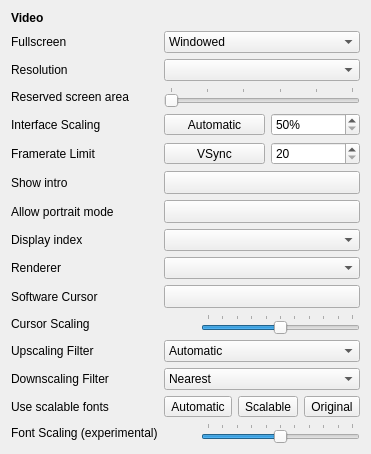
         <widget class="QWidget" name="scrollAreaWidgetContentsVideo">
          <layout class="QGridLayout" name="gridLayoutVideo" columnstretch="20,5,5,5,5,10">
           <item row="8" column="1" colspan="3">
            <widget class="QToolButton" name="buttonVSync">
             <property name="sizePolicy">
              <sizepolicy hsizetype="Minimum" vsizetype="Fixed">
               <horstretch>0</horstretch>
               <verstretch>0</verstretch>
              </sizepolicy>
             </property>
             <property name="text">
              <string>VSync</string>
             </property>
             <property name="checkable">
              <bool>true</bool>
             </property>
            </widget>
           </item>
           <item row="15" column="0">
            <widget class="QLabel" name="labelScalingCursor">
             <property name="text">
              <string>Cursor Scaling</string>
             </property>
            </widget>
           </item>
           <item row="8" column="0">
            <widget class="QLabel" name="labelFramerateLimit">
             <property name="text">
              <string>Framerate Limit</string>
             </property>
            </widget>
           </item>
           <item row="19" column="0">
            <widget class="QLabel" name="labelScalingFont">
             <property name="text">
              <string>Font Scaling (experimental)</string>
             </property>
            </widget>
           </item>
           <item row="10" column="1" colspan="5">
            <widget class="QToolButton" name="buttonShowIntro">
             <property name="sizePolicy">
              <sizepolicy hsizetype="Minimum" vsizetype="Fixed">
               <horstretch>0</horstretch>
               <verstretch>0</verstretch>
              </sizepolicy>
             </property>
             <property name="text">
              <string />
             </property>
             <property name="checkable">
              <bool>true</bool>
             </property>
            </widget>
           </item>
           <item row="13" column="1" colspan="5">
            <widget class="QComboBox" name="comboBoxRendererType" />
           </item>
           <item row="16" column="1" colspan="5">
            <widget class="QComboBox" name="comboBoxUpscalingFilter">
             <item>
              <property name="text">
               <string>Automatic</string>
              </property>
             </item>
             <item>
              <property name="text">
               <string>None</string>
              </property>
             </item>
             <item>
              <property name="text">
               <string>xBRZ x2</string>
              </property>
             </item>
             <item>
              <property name="text">
               <string>xBRZ x3</string>
              </property>
             </item>
             <item>
              <property name="text">
               <string>xBRZ x4</string>
              </property>
             </item>
            </widget>
           </item>
           <item row="8" column="4" colspan="2">
            <widget class="QSpinBox" name="spinBoxFramerateLimit">
             <property name="minimum">
              <number>20</number>
             </property>
             <property name="maximum">
              <number>1000</number>
             </property>
             <property name="singleStep">
              <number>10</number>
             </property>
            </widget>
           </item>
           <item row="5" column="0">
            <widget class="QLabel" name="labelInterfaceScaling">
             <property name="text">
              <string>Interface Scaling</string>
             </property>
            </widget>
           </item>
           <item row="5" column="1" colspan="3">
            <widget class="QToolButton" name="buttonScalingAuto">
             <property name="sizePolicy">
              <sizepolicy hsizetype="Minimum" vsizetype="Fixed">
               <horstretch>0</horstretch>
               <verstretch>0</verstretch>
              </sizepolicy>
             </property>
             <property name="text">
              <string>Automatic</string>
             </property>
             <property name="checkable">
              <bool>true</bool>
             </property>
            </widget>
           </item>
           <item row="17" column="0">
            <widget class="QLabel" name="labelDownscalingFilter">
             <property name="text">
              <string>Downscaling Filter</string>
             </property>
            </widget>
           </item>
           <item row="15" column="2" colspan="4">
            <widget class="QSlider" name="sliderScalingCursor">
             <property name="minimum">
              <number>10</number>
             </property>
             <property name="maximum">
              <number>30</number>
             </property>
             <property name="singleStep">
              <number>1</number>
             </property>
             <property name="pageStep">
              <number>2</number>
             </property>
             <property name="value">
              <number>20</number>
             </property>
             <property name="sliderPosition">
              <number>20</number>
             </property>
             <property name="orientation">
              <enum>Qt::Horizontal</enum>
             </property>
             <property name="tickPosition">
              <enum>QSlider::TicksAbove</enum>
             </property>
             <property name="tickInterval">
              <number>2</number>
             </property>
            </widget>
           </item>
           <item row="16" column="0">
            <widget class="QLabel" name="labelUpscalingFilter">
             <property name="text">
              <string>Upscaling Filter</string>
             </property>
            </widget>
           </item>
           <item row="12" column="1" colspan="5">
            <widget class="QComboBox" name="comboBoxDisplayIndex" />
           </item>
           <item row="15" column="1">
            <widget class="QLabel" name="labelScalingCursorValue" />
           </item>
           <item row="5" column="4" colspan="2">
            <widget class="QSpinBox" name="spinBoxInterfaceScaling">
             <property name="suffix">
              <string notr="true">%</string>
             </property>
             <property name="minimum">
              <number>50</number>
             </property>
             <property name="maximum">
              <number>400</number>
             </property>
             <property name="singleStep">
              <number>10</number>
             </property>
            </widget>
           </item>
           <item row="3" column="0">
            <widget class="QLabel" name="labelResolution">
             <property name="text">
              <string>Resolution</string>
             </property>
            </widget>
           </item>
           <item row="12" column="0">
            <widget class="QLabel" name="labelDisplayIndex">
             <property name="text">
              <string>Display index</string>
             </property>
            </widget>
           </item>
           <item row="14" column="0">
            <widget class="QLabel" name="labelCursorType">
             <property name="text">
              <string>Software Cursor</string>
             </property>
            </widget>
           </item>
           <item row="18" column="1" colspan="2">
            <widget class="QToolButton" name="buttonFontAuto">
             <property name="sizePolicy">
              <sizepolicy hsizetype="Minimum" vsizetype="Fixed">
               <horstretch>0</horstretch>
               <verstretch>0</verstretch>
              </sizepolicy>
             </property>
             <property name="text">
              <string>Automatic</string>
             </property>
             <property name="checkable">
              <bool>true</bool>
             </property>
             <property name="autoExclusive">
              <bool>true</bool>
             </property>
             <attribute name="buttonGroup">
              <string notr="true">buttonGroupFonts</string>
             </attribute>
            </widget>
           </item>
           <item row="11" column="0">
            <widget class="QLabel" name="labelAllowPortrait">
             <property name="text">
              <string>Allow portrait mode</string>
             </property>
            </widget>
           </item>
           <item row="18" column="3" colspan="2">
            <widget class="QToolButton" name="buttonFontScalable">
             <property name="sizePolicy">
              <sizepolicy hsizetype="Minimum" vsizetype="Fixed">
               <horstretch>0</horstretch>
               <verstretch>0</verstretch>
              </sizepolicy>
             </property>
             <property name="text">
              <string>Scalable</string>
             </property>
             <property name="checkable">
              <bool>true</bool>
             </property>
             <property name="autoExclusive">
              <bool>true</bool>
             </property>
             <attribute name="buttonGroup">
              <string notr="true">buttonGroupFonts</string>
             </attribute>
            </widget>
           </item>
           <item row="10" column="0">
            <widget class="QLabel" name="labelShowIntro">
             <property name="text">
              <string>Show intro</string>
             </property>
            </widget>
           </item>
           <item row="0" column="0">
            <widget class="QLabel" name="labelVideo">
             <property name="font">
              <font>
               <bold>true</bold>
              </font>
             </property>
             <property name="text">
              <string>Video</string>
             </property>
             <property name="margin">
              <number>5</number>
             </property>
            </widget>
           </item>
           <item row="18" column="5">
            <widget class="QToolButton" name="buttonFontOriginal">
             <property name="sizePolicy">
              <sizepolicy hsizetype="Minimum" vsizetype="Fixed">
               <horstretch>0</horstretch>
               <verstretch>0</verstretch>
              </sizepolicy>
             </property>
             <property name="text">
              <string>Original</string>
             </property>
             <property name="checkable">
              <bool>true</bool>
             </property>
             <property name="autoExclusive">
              <bool>true</bool>
             </property>
             <attribute name="buttonGroup">
              <string notr="true">buttonGroupFonts</string>
             </attribute>
            </widget>
           </item>
           <item row="18" column="0">
            <widget class="QLabel" name="labelFonts">
             <property name="text">
              <string>Use scalable fonts</string>
             </property>
            </widget>
           </item>
           <item row="4" column="1" colspan="5">
            <widget class="QSlider" name="sliderReservedArea">
             <property name="maximum">
              <number>25</number>
             </property>
             <property name="orientation">
              <enum>Qt::Horizontal</enum>
             </property>
             <property name="tickPosition">
              <enum>QSlider::TicksAbove</enum>
             </property>
             <property name="tickInterval">
              <number>5</number>
             </property>
            </widget>
           </item>
           <item row="19" column="2" colspan="4">
            <widget class="QSlider" name="sliderScalingFont">
             <property name="minimum">
              <number>10</number>
             </property>
             <property name="maximum">
              <number>30</number>
             </property>
             <property name="singleStep">
              <number>1</number>
             </property>
             <property name="pageStep">
              <number>2</number>
             </property>
             <property name="value">
              <number>20</number>
             </property>
             <property name="sliderPosition">
              <number>20</number>
             </property>
             <property name="orientation">
              <enum>Qt::Horizontal</enum>
             </property>
             <property name="tickPosition">
              <enum>QSlider::TicksAbove</enum>
             </property>
             <property name="tickInterval">
              <number>2</number>
             </property>
            </widget>
           </item>
           <item row="11" column="1" colspan="5">
            <widget class="QToolButton" name="buttonAllowPortrait">
             <property name="sizePolicy">
              <sizepolicy hsizetype="Minimum" vsizetype="Fixed">
               <horstretch>0</horstretch>
               <verstretch>0</verstretch>
              </sizepolicy>
             </property>
             <property name="text">
              <string />
             </property>
             <property name="checkable">
              <bool>true</bool>
             </property>
            </widget>
           </item>
           <item row="2" column="0">
            <widget class="QLabel" name="labelFullScreen">
             <property name="text">
              <string>Fullscreen</string>
             </property>
            </widget>
           </item>
           <item row="13" column="0">
            <widget class="QLabel" name="labelRendererType">
             <property name="text">
              <string>Renderer</string>
             </property>
            </widget>
           </item>
           <item row="17" column="1" colspan="5">
            <widget class="QComboBox" name="comboBoxDownscalingFilter">
             <item>
              <property name="text">
               <string>Nearest</string>
              </property>
             </item>
             <item>
              <property name="text">
               <string>Linear</string>
              </property>
             </item>
             <item>
              <property name="text">
               <string>Automatic (Linear)</string>
              </property>
             </item>
            </widget>
           </item>
           <item row="4" column="0">
            <widget class="QLabel" name="labelReservedArea">
             <property name="text">
              <string>Reserved screen area</string>
             </property>
            </widget>
           </item>
           <item row="3" column="1" colspan="5">
            <widget class="QComboBox" name="comboBoxResolution" />
           </item>
           <item row="14" column="1" colspan="5">
            <widget class="QToolButton" name="buttonCursorType">
             <property name="sizePolicy">
              <sizepolicy hsizetype="Minimum" vsizetype="Fixed">
               <horstretch>0</horstretch>
               <verstretch>0</verstretch>
              </sizepolicy>
             </property>
             <property name="text">
              <string />
             </property>
             <property name="checkable">
              <bool>true</bool>
             </property>
            </widget>
           </item>
           <item row="2" column="1" colspan="5">
            <widget class="QComboBox" name="comboBoxFullScreen">
             <property name="toolTip">
              <string>Select a display mode for the game

Windowed - the game will run inside a window that covers part of your screen.

Borderless Windowed Mode - the game will run in a full-screen window, matching your screen's resolution.

Fullscreen Exclusive Mode - the game will cover the entirety of your screen and will use selected resolution.</string>
             </property>
             <property name="currentIndex">
              <number>0</number>
             </property>
             <item>
              <property name="text">
               <string>Windowed</string>
              </property>
             </item>
             <item>
              <property name="text">
               <string>Borderless fullscreen</string>
              </property>
             </item>
             <item>
              <property name="text">
               <string>Exclusive fullscreen</string>
              </property>
             </item>
            </widget>
           </item>
           <item row="19" column="1">
            <widget class="QLabel" name="labelScalingFontValue" />
           </item>
          </layout>
         </widget>
